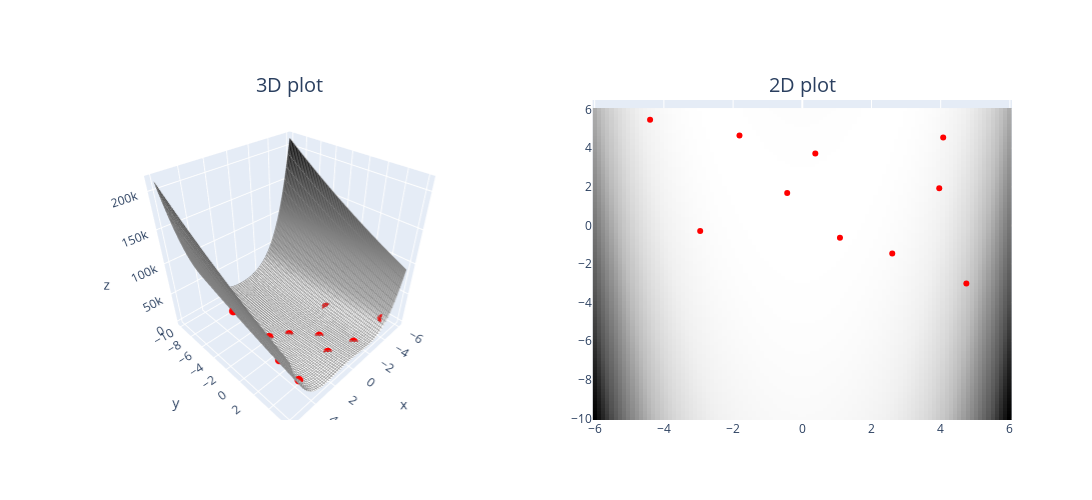

Here is the notebook cell this chart was saved with:
### Code cell
plot_fn(rosenbrocks_banana_func,points=start_locs)
